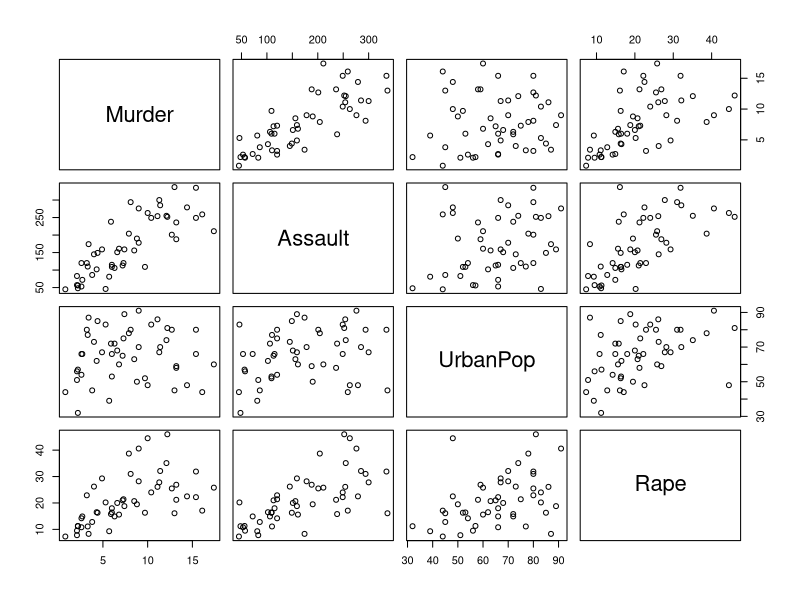
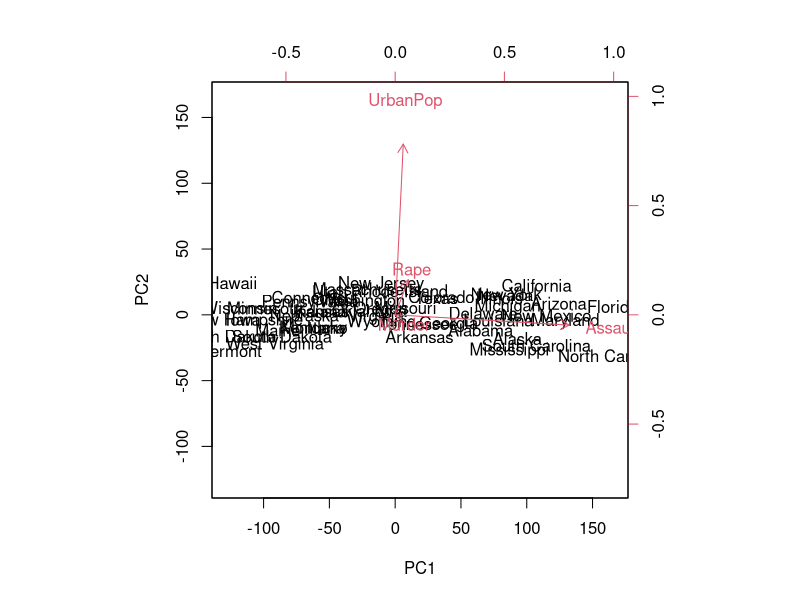
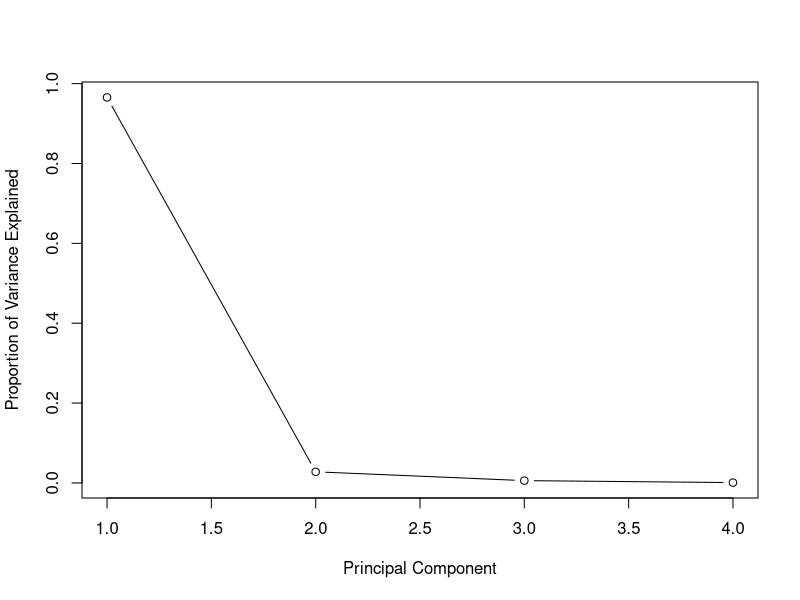
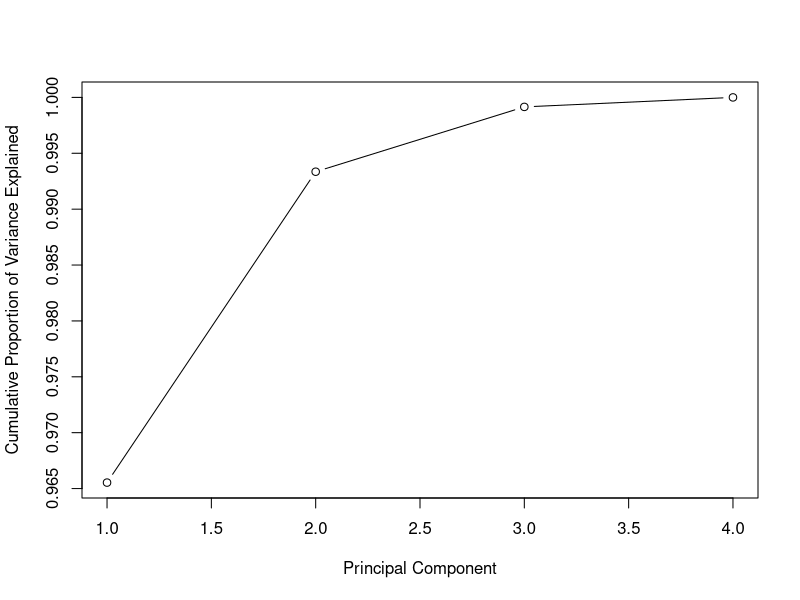

These figures' R source, in order:
data("USArrests")

plot(USArrests)
model <- prcomp(USArrests)
biplot(model, scale = 0)

std_dev <- model$sdev
pr_var <- std_dev^2
pr_var[1:4]
prop_varex <- pr_var/sum(pr_var)
prop_varex[1:4]

#scree plot
plot(prop_varex, xlab = "Principal Component",
     ylab = "Proportion of Variance Explained",
     type = "b")
plot(cumsum(prop_varex), xlab = "Principal Component",
     ylab = "Cumulative Proportion of Variance Explained",
     type = "b")
